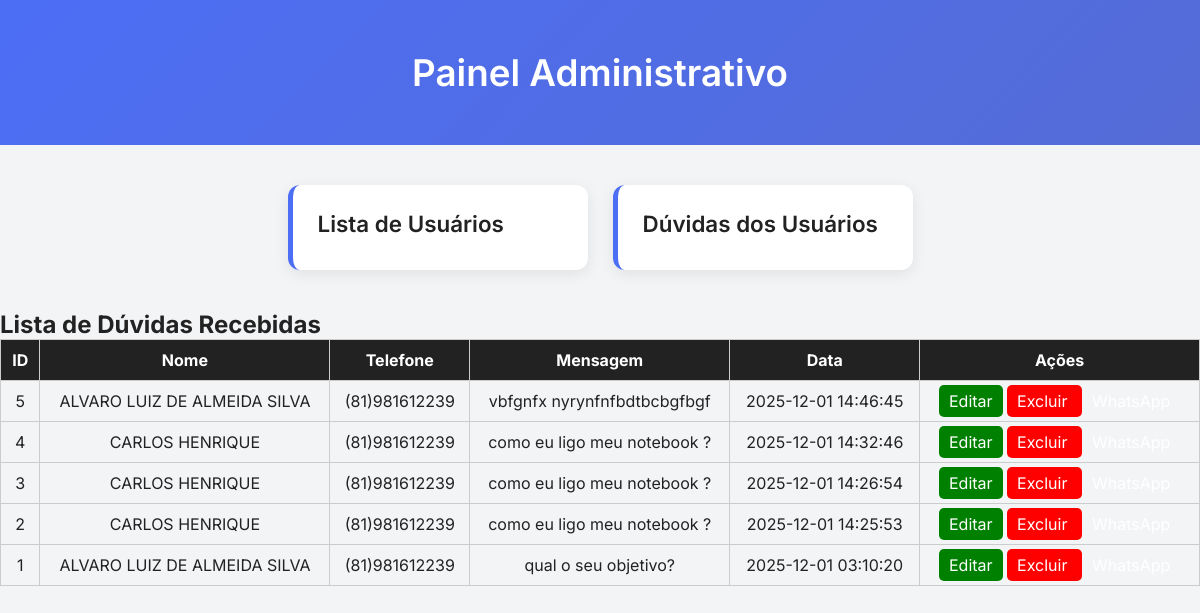
The app's page /admin/listar_duvidas.php with its own data.
### tables this page shows
CREATE TABLE `duvidas` (
  `id` int(11) NOT NULL,
  `nome` varchar(150) NOT NULL,
  `numero` text NOT NULL,
  `mensagem` text NOT NULL,
  `data_envio` timestamp NOT NULL DEFAULT current_timestamp()
);

### admin/listar_duvidas.php (the view, shortened to what this page needs)
<?php
include_once('topo.php');
include('config.inc.php');
$sql = "SELECT * FROM duvidas ORDER BY id DESC";
$stmt = $pdo->prepare($sql);
$stmt->execute();
$duvidas = $stmt->fetchAll(PDO::FETCH_ASSOC);
?>
<!DOCTYPE html>
<html lang="pt-br">
<head>
</head>
<body>
<h2>Lista de Dúvidas Recebidas</h2>
<table>
    <tr>
        <th>ID</th>
        <th>Nome</th>
        <th>Telefone</th>
        <th>Mensagem</th>
        <th>Data</th>
        <th>Ações</th>
    </tr>
    <?php foreach ($duvidas as $linha) { ?>
        <tr>
            <td><?= $linha['id'] ?></td>
            <td><?= $linha['nome'] ?></td>
            <td><?= $linha['numero'] ?></td>
            <td><?= $linha['mensagem'] ?></td>
            <td><?= $linha['data_envio'] ?></td>
            <td>
                <a class="editar" href="editar_duvida.php?id=<?= $linha['id'] ?>">Editar</a>
                <a class="excluir"
                   href="excluir_duvida.php?id=<?= $linha['id'] ?>"
                   onclick="return confirm('Deseja excluir esta dúvida?')">
                   Excluir
                </a>
                <a target="_blank"
                  href="https://api.whatsapp.com/send?phone=55<?= $linha['numero'] ?>&text=<?= urlencode("Olá {$linha['nome']}, recebemos sua dúvida!") ?>"> WhatsApp</a>
            </td>
        </tr>
    <?php } ?>
</table>
</body>
</html>

### admin/topo.php (shortened to what this page needs)
<!DOCTYPE html>
<html lang="pt-BR">
<head>
    <link rel="stylesheet" href="../css/administração.css">
</head>
<body>
    <header class="topo">
        <h1>Painel Administrativo</h1>
    </header>
    <main class="container">
        <a class="card" href="listausuarios.php">
            <h2>Lista de Usuários</h2>
        </a>
        <a class="card" href="listar_duvidas.php">
            <h2>Dúvidas dos Usuários</h2>
        </a>
    </main>
</body>
</html>

### css/administração.css (style rules this page uses)
* { margin: 0; padding: 0; box-sizing: border-box; }
body { font-family: 'Inter', sans-serif; background: #f3f4f6; color: #222; }
.topo { background: linear-gradient(135deg, #4c6ef5, #556cd6); color: white; padding: 50px 20px; text-align: center; }
.topo h1 { font-size: 2.3rem; font-weight: 600; }
.container { display: flex; flex-wrap: wrap; justify-content: center; gap: 25px; padding: 40px 20px; }
.card { background: white; padding: 25px; width: 300px; border-radius: 12px; text-decoration: none; color: #222; box-shadow: 0 4px 15px rgba(0,0,0,0.08); transition: all 0.2s ease-in-out; border-left: 5px solid #4c6ef5; }
.card h2 { font-size: 1.4rem; margin-bottom: 8px; font-weight: 600; }

### admin/listar_duvidas.php (style rules this page uses)
table { width: 100%; border-collapse: collapse; }
th, td { padding: 10px; border: 1px solid #ccc; text-align: center; }
th { background: #222; color: #fff; }
a { text-decoration: none; padding: 6px 10px; border-radius: 5px; color: white; }
.excluir { background: red; }
.editar { background: green; }

### records on screen
duvidas: id "5", nome "ALVARO LUIZ DE ALMEIDA SILVA", numero "(81)981612239", mensagem "vbfgnfx nyrynfnfbdtbcbgfbgf", data_envio "2025-12-01 14:46:45"
duvidas: id "4", nome "CARLOS HENRIQUE", numero "(81)981612239", mensagem "como eu ligo meu notebook ?", data_envio "2025-12-01 14:32:46"
duvidas: id "3", nome "CARLOS HENRIQUE", numero "(81)981612239", mensagem "como eu ligo meu notebook ?", data_envio "2025-12-01 14:26:54"
duvidas: id "2", nome "CARLOS HENRIQUE", numero "(81)981612239", mensagem "como eu ligo meu notebook ?", data_envio "2025-12-01 14:25:53"
duvidas: id "1", nome "ALVARO LUIZ DE ALMEIDA SILVA", numero "(81)981612239", mensagem "qual o seu objetivo?", data_envio "2025-12-01 03:10:20"
